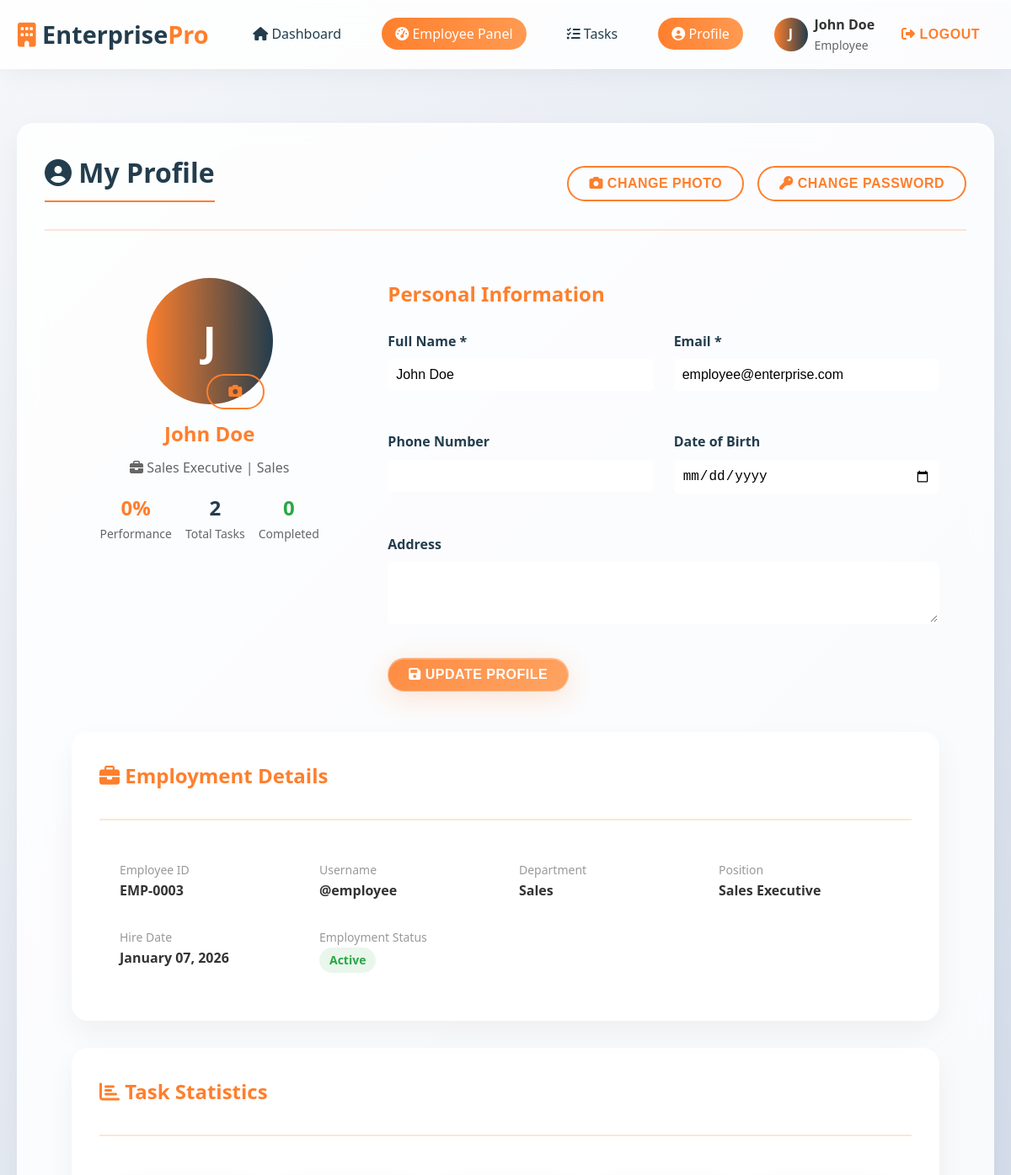
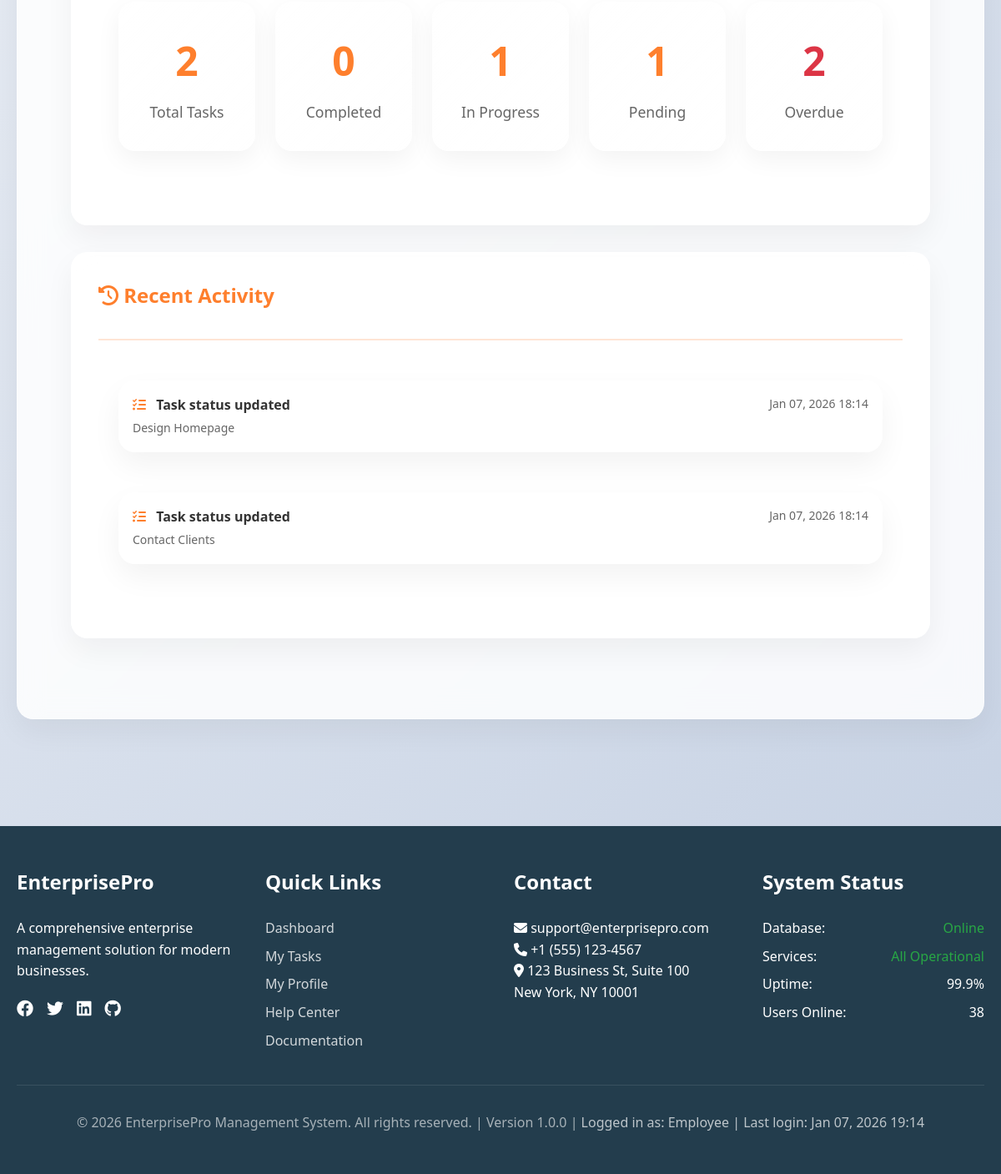
Screenshot of /modules/employee/profile.php (signed in) with the database file from the repository (2 pictures, top to bottom).
### tables this page shows
CREATE TABLE users (
    id INT PRIMARY KEY AUTO_INCREMENT,
    username VARCHAR(50) UNIQUE NOT NULL,
    password VARCHAR(255) NOT NULL,
    email VARCHAR(100) UNIQUE NOT NULL,
    full_name VARCHAR(100) NOT NULL,
    role ENUM('admin', 'manager', 'employee') NOT NULL,
    department VARCHAR(50),
    position VARCHAR(50),
    hire_date DATE,
    profile_image VARCHAR(255),
    status ENUM('active', 'inactive', 'suspended') DEFAULT 'active',
    created_at TIMESTAMP DEFAULT CURRENT_TIMESTAMP,
    last_login TIMESTAMP NULL
);

### includes/security.php (called while the page is built, shortened)
<?php
class Security {
    public static function escapeOutput($data) {
        return htmlspecialchars($data, ENT_QUOTES | ENT_HTML5, 'UTF-8');
    }
}
?>

### modules/employee/profile.php (the view, shortened to what this page needs)
<?php
require_once '../../includes/security.php';
$db = Database::getInstance()->getConnection();
$employee_id = $_SESSION['user_id'];
$stmt = $db->prepare("SELECT * FROM users WHERE id = ?");
$stmt->execute([$employee_id]);
$employee = $stmt->fetch();
$stats = [];
$stmt = $db->prepare("SELECT COUNT(*) as total FROM tasks WHERE assigned_to = ?");
$stmt->execute([$employee_id]);
$stats['total_tasks'] = $stmt->fetch()['total'];
$stmt = $db->prepare("SELECT COUNT(*) as total FROM tasks WHERE assigned_to = ? AND status = 'completed'");
$stmt->execute([$employee_id]);
$stats['completed_tasks'] = $stmt->fetch()['total'];
$stmt = $db->prepare("SELECT COUNT(*) as total FROM tasks WHERE assigned_to = ? AND status = 'in_progress'");
$stmt->execute([$employee_id]);
$stats['ongoing_tasks'] = $stmt->fetch()['total'];
$stmt = $db->prepare("SELECT COUNT(*) as total FROM tasks WHERE assigned_to = ? AND status = 'pending'");
$stmt->execute([$employee_id]);
$stats['pending_tasks'] = $stmt->fetch()['total'];
$stmt = $db->prepare("SELECT COUNT(*) as total FROM tasks WHERE assigned_to = ? AND due_date < CURDATE() AND status != 'completed'");
$stmt->execute([$employee_id]);
$stats['overdue_tasks'] = $stmt->fetch()['total'];
$completion_rate = $stats['total_tasks'] > 0 ? round(($stats['completed_tasks'] / $stats['total_tasks']) * 100) : 0;
$stmt = $db->prepare("
    SELECT 'task' as type, t.title,
           CASE
             WHEN t.status = 'completed' THEN 'Task completed'
             ELSE 'Task status updated'
           END as description,
           COALESCE(t.completed_at, t.created_at) as activity_date
    FROM tasks t
    WHERE t.assigned_to = ?
    ORDER BY activity_date DESC
    LIMIT 5
");
$stmt->execute([$employee_id]);
$recent_activity = $stmt->fetchAll();
?>
<?php include '../../includes/header.php'; ?>
<div class="card glass-card fade-in" style="margin-top: 2rem;">
    <div class="card-header">
        <h2><i class="fas fa-user-circle"></i> My Profile</h2>
        <div style="display: flex; gap: 1rem;">
            <button class="btn btn-outline" onclick="showUploadAvatarModal()">
                <i class="fas fa-camera"></i> Change Photo
            </button>
            <button class="btn btn-outline" onclick="showChangePasswordModal()">
                <i class="fas fa-key"></i> Change Password
            </button>
        </div>
    </div>
    <div style="padding: 2rem;">
        <div style="display: grid; grid-template-columns: 1fr 2fr; gap: 3rem; margin-bottom: 3rem;">
            <div>
                <div style="text-align: center;">
                    <div style="position: relative; display: inline-block;">
                        <div class="user-avatar" style="width: 150px; height: 150px; background: linear-gradient(90deg, #fe7f2d, #233d4d);
                                                        font-size: 3rem; margin-bottom: 1rem;">
                            <?php
                            if ($employee['profile_image']) {
                                echo '<img src="../../uploads/' . Security::escapeOutput($employee['profile_image']) . '"
                                      style="width: 100%; height: 100%; border-radius: 50%; object-fit: cover;">';
                            } else {
                                echo strtoupper(substr($employee['full_name'], 0, 1));
                            }
                            ?>
                        </div>
                        <button class="btn btn-outline btn-sm"
                                style="position: absolute; bottom: 10px; right: 10px;"
                                onclick="showUploadAvatarModal()">
                            <i class="fas fa-camera"></i>
                        </button>
                    </div>
                    <h3 style="margin-bottom: 0.5rem;"><?php echo Security::escapeOutput($employee['full_name']); ?></h3>
                    <div style="color: #666; margin-bottom: 1rem;">
                        <i class="fas fa-briefcase"></i>
                        <?php echo Security::escapeOutput($employee['position'] ?? 'Employee'); ?> |
                        <?php echo Security::escapeOutput($employee['department'] ?? 'N/A'); ?>
                    </div>
                    <div style="display: flex; justify-content: center; gap: 1rem; margin-top: 1rem;">
                        <div class="text-center">
                            <div style="font-size: 1.5rem; font-weight: 600; color: #fe7f2d;"><?php echo $completion_rate; ?>%</div>
                            <div style="font-size: 0.875rem; color: #666;">Performance</div>
                        </div>
                        <div class="text-center">
                            <div style="font-size: 1.5rem; font-weight: 600; color: #233d4d;"><?php echo $stats['total_tasks']; ?></div>
                            <div style="font-size: 0.875rem; color: #666;">Total Tasks</div>
                        </div>
                        <div class="text-center">
                            <div style="font-size: 1.5rem; font-weight: 600; color: #28a745;"><?php echo $stats['completed_tasks']; ?></div>
                            <div style="font-size: 0.875rem; color: #666;">Completed</div>
                        </div>
                    </div>
                </div>
            </div>
            <div>
                <h3 style="margin-bottom: 1.5rem;">Personal Information</h3>
                <form method="POST" action="">
                    <div style="display: grid; grid-template-columns: 1fr 1fr; gap: 1.5rem; margin-bottom: 1.5rem;">
                        <div class="form-group">
                            <label for="full_name" class="form-label">Full Name *</label>
                            <input type="text" id="full_name" name="full_name" class="form-control glass-input"
                                   value="<?php echo Security::escapeOutput($employee['full_name']); ?>" required>
                        </div>
                        <div class="form-group">
                            <label for="email" class="form-label">Email *</label>
                            <input type="email" id="email" name="email" class="form-control glass-input"
                                   value="<?php echo Security::escapeOutput($employee['email']); ?>" required>
                        </div>
                    </div>
                    <div style="display: grid; grid-template-columns: 1fr 1fr; gap: 1.5rem; margin-bottom: 1.5rem;">
                        <div class="form-group">
                            <label for="phone" class="form-label">Phone Number</label>
                            <input type="tel" id="phone" name="phone" class="form-control glass-input"
                                   value="<?php echo Security::escapeOutput($employee['phone'] ?? ''); ?>">
                        </div>
                        <div class="form-group">
                            <label for="date_of_birth" class="form-label">Date of Birth</label>
                            <input type="date" id="date_of_birth" name="date_of_birth" class="form-control glass-input"
                                   value="<?php echo $employee['date_of_birth'] ?? ''; ?>">
                        </div>
                    </div>
                    <div class="form-group">
                        <label for="address" class="form-label">Address</label>
                        <textarea id="address" name="address" class="form-control glass-input" rows="3"><?php echo Security::escapeOutput($employee['address'] ?? ''); ?></textarea>
                    </div>
                    <div style="margin-top: 2rem;">
                        <button type="submit" class="btn btn-primary glass-button">
                            <i class="fas fa-save"></i> Update Profile
                        </button>
                    </div>
                </form>
            </div>
        </div>
        <div class="card glass-card" style="margin-bottom: 2rem;">
            <div class="card-header">
                <h3><i class="fas fa-briefcase"></i> Employment Details</h3>
            </div>
            <div style="padding: 1.5rem;">
                <div style="display: grid; grid-template-columns: repeat(auto-fit, minmax(200px, 1fr)); gap: 2rem;">
                    <div>
                        <div style="font-size: 0.875rem; color: #999;">Employee ID</div>
                        <div style="font-weight: 600;">EMP-<?php echo str_pad($employee['id'], 4, '0', STR_PAD_LEFT); ?></div>
                    </div>
                    <div>
                        <div style="font-size: 0.875rem; color: #999;">Username</div>
                        <div style="font-weight: 600;">@<?php echo Security::escapeOutput($employee['username']); ?></div>
                    </div>
                    <div>
                        <div style="font-size: 0.875rem; color: #999;">Department</div>
                        <div style="font-weight: 600;"><?php echo Security::escapeOutput($employee['department'] ?? 'N/A'); ?></div>
                    </div>
                    <div>
                        <div style="font-size: 0.875rem; color: #999;">Position</div>
                        <div style="font-weight: 600;"><?php echo Security::escapeOutput($employee['position'] ?? 'N/A'); ?></div>
                    </div>
                    <div>
                        <div style="font-size: 0.875rem; color: #999;">Hire Date</div>
                        <div style="font-weight: 600;"><?php echo date('F d, Y', strtotime($employee['hire_date'])); ?></div>
                    </div>
                    <div>
                        <div style="font-size: 0.875rem; color: #999;">Employment Status</div>
                        <div>
                            <span class="badge <?php
                                echo $employee['status'] === 'active' ? 'badge-success' :
                                     ($employee['status'] === 'inactive' ? 'badge-warning' : 'badge-danger');
                            ?>">
                                <?php echo ucfirst($employee['status']); ?>
                            </span>
                        </div>
                    </div>
                </div>
            </div>
        </div>
        <div class="card glass-card" style="margin-bottom: 2rem;">
            <div class="card-header">
                <h3><i class="fas fa-chart-bar"></i> Task Statistics</h3>
            </div>
            <div style="padding: 1.5rem;">
                <div style="display: grid; grid-template-columns: repeat(auto-fit, minmax(150px, 1fr)); gap: 1.5rem; text-align: center;">
                    <div class="card glass-stat">
                        <div class="stat-number"><?php echo $stats['total_tasks']; ?></div>
                        <div class="stat-label">Total Tasks</div>
                    </div>
                    <div class="card glass-stat">
                        <div class="stat-number"><?php echo $stats['completed_tasks']; ?></div>
                        <div class="stat-label">Completed</div>
                    </div>
                    <div class="card glass-stat">
                        <div class="stat-number"><?php echo $stats['ongoing_tasks']; ?></div>
                        <div class="stat-label">In Progress</div>
                    </div>
                    <div class="card glass-stat">
                        <div class="stat-number"><?php echo $stats['pending_tasks']; ?></div>
                        <div class="stat-label">Pending</div>
                    </div>
                    <div class="card glass-stat">
                        <div class="stat-number" style="color: <?php echo $stats['overdue_tasks'] > 0 ? '#dc3545' : '#28a745'; ?>;">
                            <?php echo $stats['overdue_tasks']; ?>
                        </div>
                        <div class="stat-label">Overdue</div>
                    </div>
                </div>
            </div>
        </div>
        <div class="card glass-card">
            <div class="card-header">
                <h3><i class="fas fa-history"></i> Recent Activity</h3>
            </div>
            <div style="padding: 1.5rem;">
                <?php if (empty($recent_activity)): ?>
                    <div style="text-align: center; padding: 2rem;">
                        <div style="font-size: 3rem; color: #ddd; margin-bottom: 1rem;">
                            <i class="fas fa-history"></i>
                        </div>
                        <h4 style="color: #666; margin-bottom: 0.5rem;">No Recent Activity</h4>
                        <p style="color: #999;">Your recent activities will appear here.</p>
                    </div>
                <?php else: ?>
                    <div style="display: flex; flex-direction: column; gap: 1rem;">
                        <?php foreach ($recent_activity as $activity): ?>
                        <div class="card glass-card" style="padding: 1rem;">
                            <div style="display: flex; justify-content: space-between; align-items: start;">
                                <div>
                                    <div style="font-weight: 600;">
                                        <i class="fas fa-<?php echo $activity['type'] === 'task' ? 'tasks' : 'user'; ?>"
                                           style="color: #fe7f2d; margin-right: 0.5rem;"></i>
                                        <?php echo Security::escapeOutput($activity['description']); ?>
                                    </div>
                                    <?php if ($activity['type'] === 'task'): ?>
                                        <div style="font-size: 0.875rem; color: #666; margin-top: 0.25rem;">
                                            <?php echo Security::escapeOutput($activity['title']); ?>
                                        </div>
                                    <?php endif; ?>
                                </div>
                                <div style="font-size: 0.875rem; color: #666;">
                                    <?php echo date('M d, Y H:i', strtotime($activity['activity_date'])); ?>
                                </div>
                            </div>
                        </div>
                        <?php endforeach; ?>
                    </div>
                <?php endif; ?>
            </div>
        </div>
    </div>
</div>
<?php include '../../includes/footer.php'; ?>

### rows the page displays
users: full_name "J", full_name "John Doe", position "Sales Executive", department "Sales", email "employee@enterprise.com", id "0003", username "employee", hire_date "January 07, 2026", status "Active"

### other values shown
substr($full_name, 0, 1) "J"
Security::escapeOutput($full_name) "John Doe"
$user_role "Employee"
$completion_rate "0"
$stats['total_tasks'] "2"
$stats['completed_tasks'] "0"
$stats['ongoing_tasks'] "1"
$stats['pending_tasks'] "1"
$stats['overdue_tasks'] "2"
Security::escapeOutput($activity['description']) "Task status updated"
Security::escapeOutput($activity['title']) "Design Homepage"
date('M d, Y H:i', strtotime($activity['activity_date'])) "Jan 07, 2026 18:14"
Security::escapeOutput($activity['title']) "Contact Clients"
